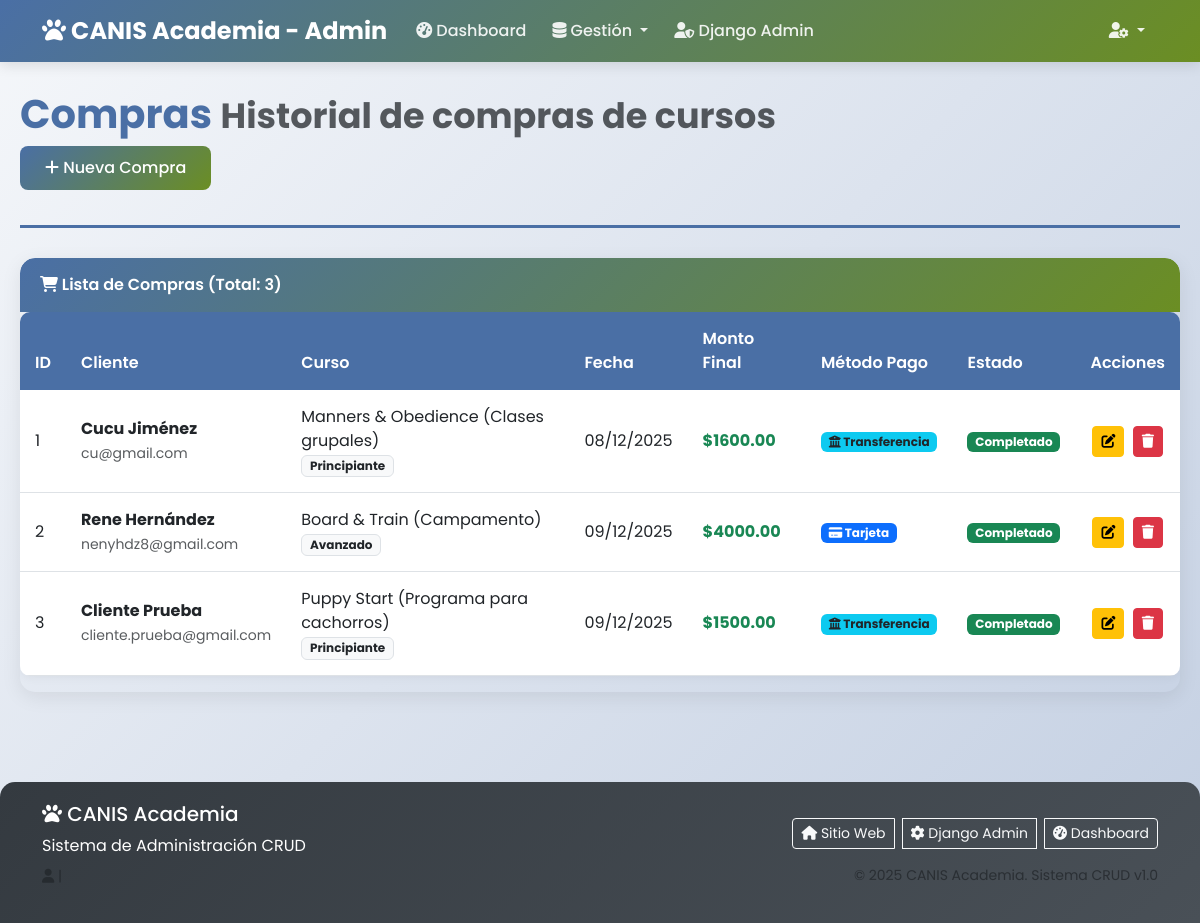
The app's page /compras/ with its own data.
### app_Entrenamiento_Canino/models.py (models this page shows, shortened)
class Compra(models.Model):
    cliente = models.ForeignKey(Cliente, on_delete=models.CASCADE)
    curso = models.ForeignKey(Curso, on_delete=models.CASCADE)
    fecha_compra = models.DateField()
    precio_base = models.DecimalField(max_digits=10, decimal_places=2)
    descuento_aplicado = models.DecimalField(max_digits=10, decimal_places=2, default=0)
    precio_final = models.DecimalField(max_digits=10, decimal_places=2)
    estado = models.CharField(max_length=20, default="pendiente")

class Cliente(models.Model):
    usuario = models.OneToOneField(User, on_delete=models.CASCADE, null=True, blank=True)
    nombre = models.CharField(max_length=100)
    apellido = models.CharField(max_length=100)
    telefono = models.CharField(max_length=20)
    correo = models.EmailField(max_length=150, unique=True)
    direccion = models.CharField(max_length=200)
    fecha_registro = models.DateTimeField(auto_now_add=True)

class Curso(models.Model):
    nombre = models.CharField(max_length=100)
    descripcion = models.TextField()
    precio = models.DecimalField(max_digits=10, decimal_places=2)
    duracion = models.IntegerField(help_text="Duración en horas")
    nivel = models.CharField(max_length=20, choices=[
        ('principiante', 'Principiante'),
        ('intermedio', 'Intermedio'),
        ('avanzado', 'Avanzado')
    ])
    imagen = models.ImageField(upload_to='cursos/', null=True, blank=True)
    activo = models.BooleanField(default=True)
    fecha_creacion = models.DateTimeField(auto_now_add=True)
    class Meta:
        verbose_name = "Curso"
        verbose_name_plural = "Cursos"

### app_Entrenamiento_Canino/views.py (the view)
# urls.py: path('compras/', views.ver_compras, name='ver_compras'),
def ver_compras(request):
    compras = Compra.objects.all()
    return render(request, 'admin/crud/compras/listar.html', {'compras': compras})

### app_Entrenamiento_Canino/templates/admin/crud/compras/listar.html (shortened to what this page needs)
{% extends "admin/crud/base_crud.html" %}
{% block page_title %}Compras{% endblock %}
{% block page_subtitle %}Historial de compras de cursos{% endblock %}
{% block page_actions %}
<a href="{% url 'agregar_compra' %}" class="admin-btn-primary">
    <i class="fas fa-plus"></i> Nueva Compra
</a>
{% endblock %}
{% block card_icon %}shopping-cart{% endblock %}
{% block card_title %}Lista de Compras (Total: {{ compras|length }}){% endblock %}
{% block card_content %}
{% if compras %}
<div class="table-responsive">
    <table class="table admin-table">
        <thead>
            <tr>
                <th>ID</th>
                <th>Cliente</th>
                <th>Curso</th>
                <th>Fecha</th>
                <th>Monto Final</th>
                <th>Método Pago</th>
                <th>Estado</th>
                <th>Acciones</th>
            </tr>
        </thead>
        <tbody>
            {% for compra in compras %}
            <tr>
                <td>{{ compra.id }}</td>
                <td>
                    <strong>{{ compra.cliente.nombre }} {{ compra.cliente.apellido }}</strong><br>
                    <small class="text-muted">{{ compra.cliente.correo }}</small>
                </td>
                <td>
                    {{ compra.curso.nombre }}<br>
                    <span class="badge bg-light text-dark border">{{ compra.curso.nivel|title }}</span>
                </td>
                <td>{{ compra.fecha_compra|date:"d/m/Y" }}</td>
                <td>
                    <strong class="text-success">${{ compra.precio_final }}</strong>
                </td>
                <td>
                    {% with pago=compra.pago_set.first %}
                        {% if pago %}
                            {% if pago.metodo_pago == 'card' %}
                                <span class="badge bg-primary"><i class="fas fa-credit-card"></i> Tarjeta</span>
                            {% elif pago.metodo_pago == 'transfer' %}
                                <span class="badge bg-info text-dark"><i class="fas fa-university"></i> Transferencia</span>
                            {% else %}
                                <span class="badge bg-secondary">{{ pago.metodo_pago }}</span>
                            {% endif %}
                        {% else %}
                            <span class="text-muted small">-</span>
                        {% endif %}
                    {% endwith %}
                </td>
                <td>
                    {% if compra.estado == 'completado' %}
                        <span class="badge bg-success">Completado</span>
                    {% elif compra.estado == 'pendiente' %}
                        <span class="badge bg-warning text-dark">Pendiente</span>
                    {% elif compra.estado == 'cancelado' %}
                        <span class="badge bg-danger">Cancelado</span>
                    {% else %}
                        <span class="badge bg-secondary">{{ compra.estado }}</span>
                    {% endif %}
                </td>
                <td class="action-buttons">
                    <a href="{% url 'actualizar_compra' compra.id %}" class="btn btn-warning btn-sm" title="Editar">
                        <i class="fas fa-edit"></i>
                    </a>
                    <a href="{% url 'borrar_compra' compra.id %}" class="btn btn-danger btn-sm btn-confirm-delete" title="Eliminar">
                        <i class="fas fa-trash"></i>
                    </a>
                </td>
            </tr>
            {% endfor %}
        </tbody>
    </table>
</div>
{% endif %}
{% endblock %}

### app_Entrenamiento_Canino/templates/admin/base_panel.html (style rules this page uses)
:root { --primary-color: #4A6FA5; --secondary-color: #6B8E23; --accent-color: #FF914D; --light-color: #F8F9FA; --dark-color: #343A40; }
body { font-family: 'Poppins', sans-serif; background: linear-gradient(135deg, #f5f7fa 0%, #c3cfe2 100%); min-height: 100vh; padding-top: 70px; }
.admin-table { border-radius: 10px; overflow: hidden; box-shadow: 0 2px 10px rgba(0,0,0,0.05); }
.admin-table thead th { background-color: var(--primary-color); color: white; border: none; font-weight: 600; padding: 15px; }
.admin-table tbody td { padding: 15px; vertical-align: middle; }
.admin-btn-primary { background: linear-gradient(135deg, var(--primary-color) 0%, var(--secondary-color) 100%); border: none; padding: 10px 25px; border-radius: 8px; font-weight: 500; color: white; transition: all 0.3s; text-decoration: none; display: inline-block; }
.action-buttons .btn { margin: 2px; }

### records on screen
Compra: id "1", cliente.nombre "Cucu", cliente.apellido "Jiménez", cliente.correo "cu@gmail.com", curso.nombre "Manners & Obedience (Clases grupales)", curso.nivel "Principiante", fecha_compra "08/12/2025", precio_final "1600.00", shows "Transferencia", estado "Completado"
Compra: id "2", cliente.nombre "Rene", cliente.apellido "Hernández", cliente.correo "nenyhdz8@gmail.com", curso.nombre "Board & Train (Campamento)", curso.nivel "Avanzado", fecha_compra "09/12/2025", precio_final "4000.00", shows "Tarjeta", estado "Completado"
Compra: id "3", cliente.nombre "Cliente", cliente.apellido "Prueba", cliente.correo "cliente.prueba@gmail.com", curso.nombre "Puppy Start (Programa para cachorros)", curso.nivel "Principiante", fecha_compra "09/12/2025", precio_final "1500.00", shows "Transferencia", estado "Completado"

### other values on screen
{{ compras|length }} "3"
